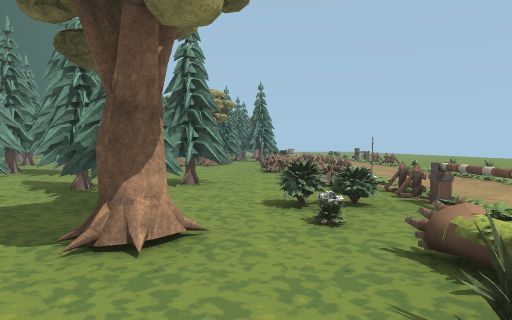
[1] (above)

23 first-person views from a walk through a 3-D level made in the Godot game engine. The camera is 1.3 m above the floor, tilts 2° down and sees 70° across. The floor is counted in squares, 2 m on a side. Each view is taken from the middle of a square. On the plan, view 1 faces up. The plan holds only what a view shows up to about 11 squares ahead; the rest is blank. The place goes on beyond the plan. Some surface patterns are stand-ins.

[2]
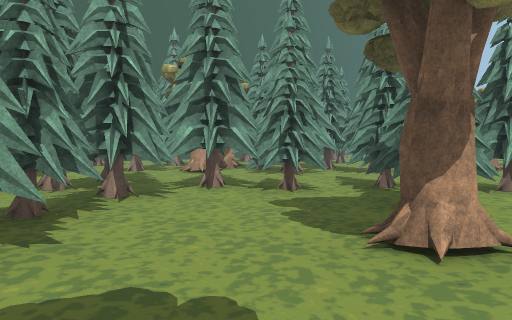

[3]
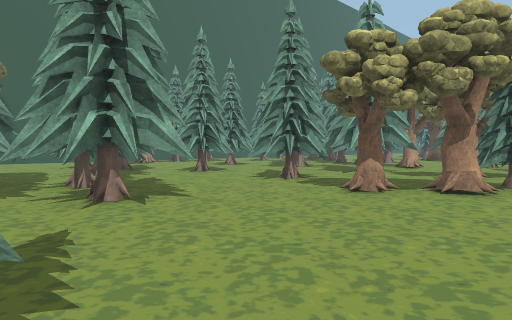

[4]
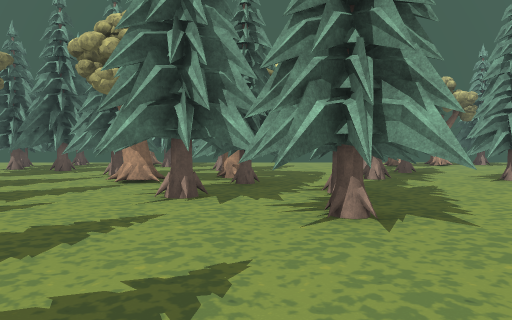

[5]
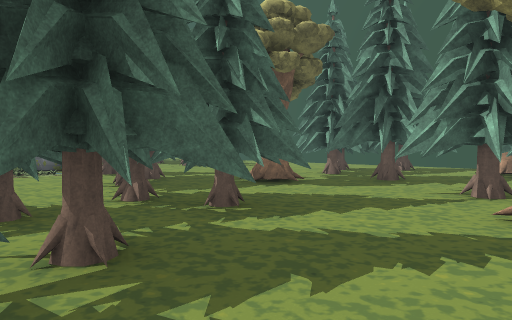

[6]
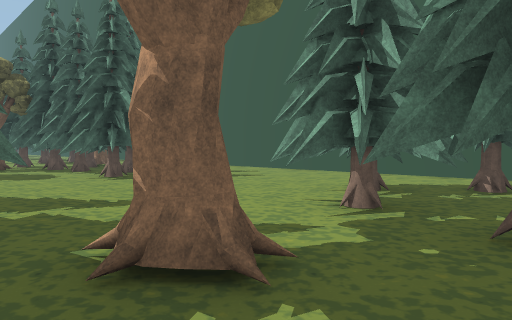

[7]
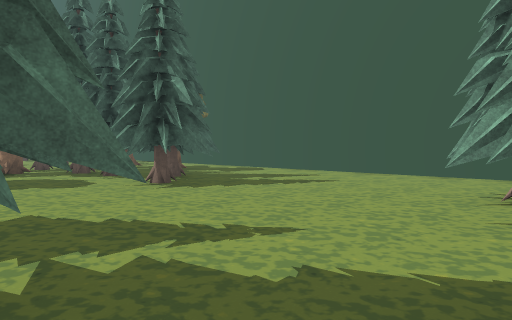

[8]
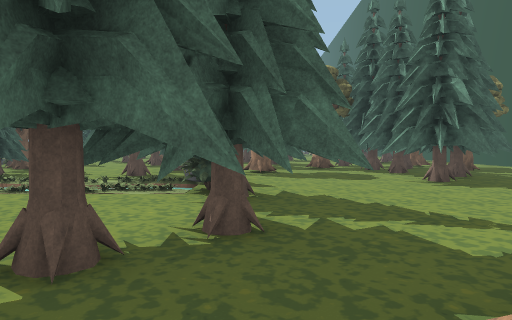

[9]
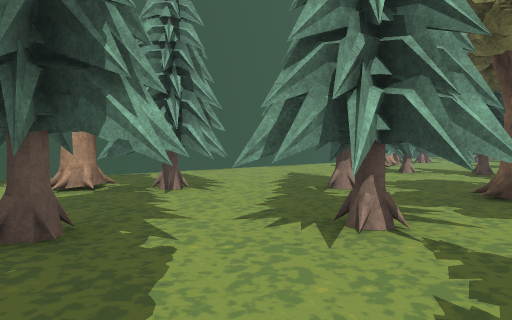

[10]
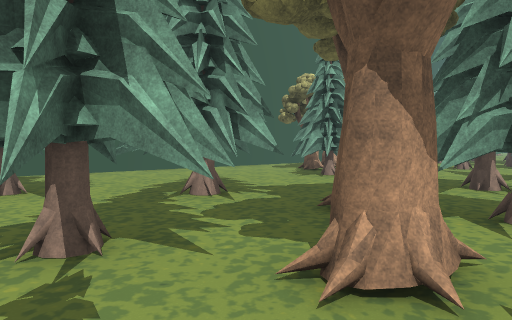

[11]
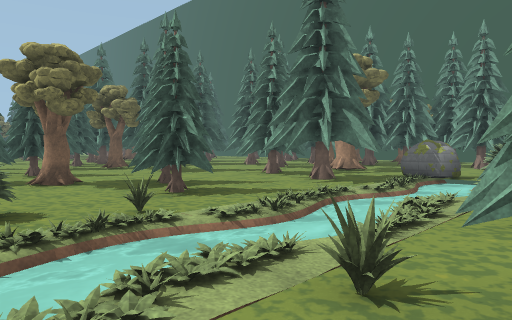

[12]
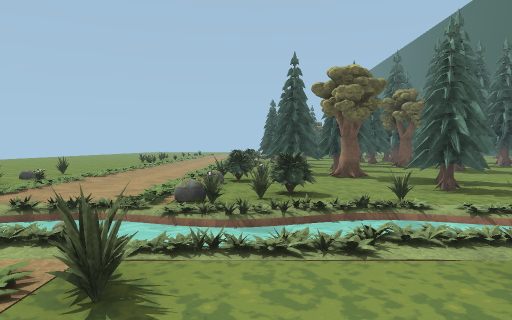

[13]
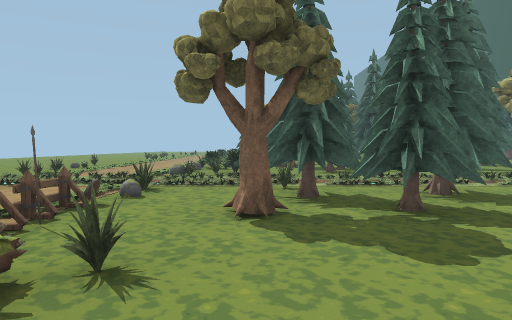

[14]
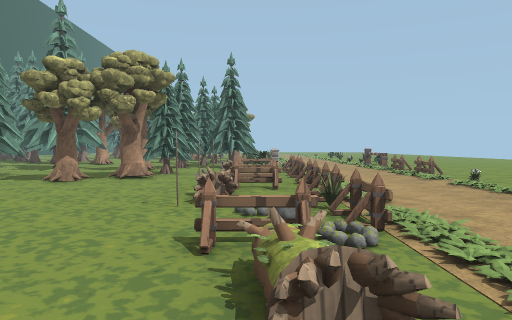

[15]
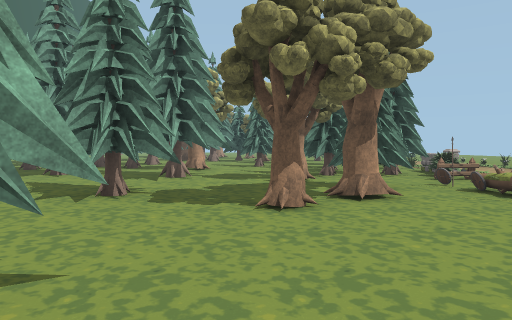

[16]
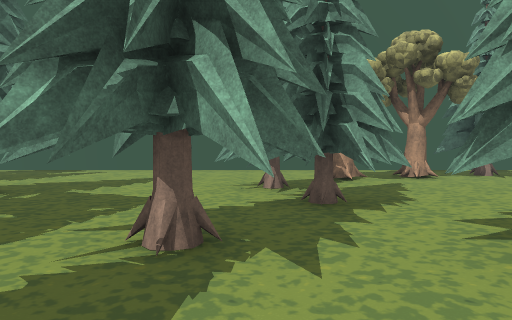

[17]
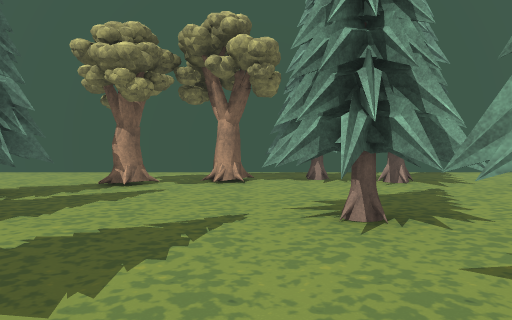

[18]
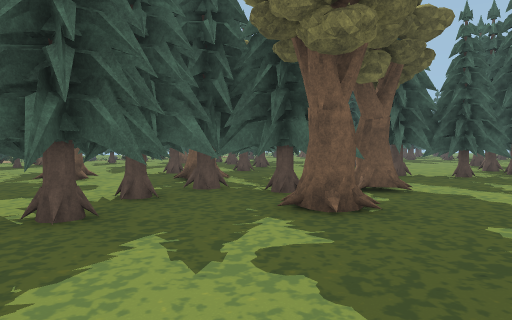

[19]
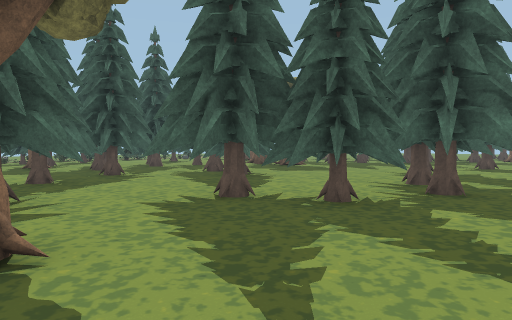

[20]
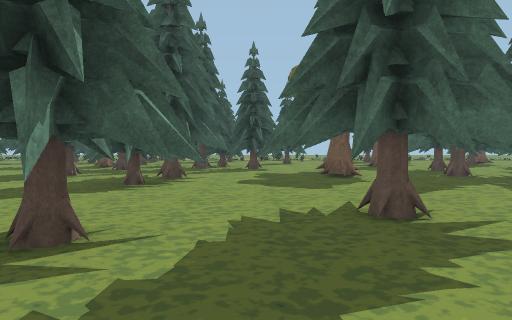

[21]
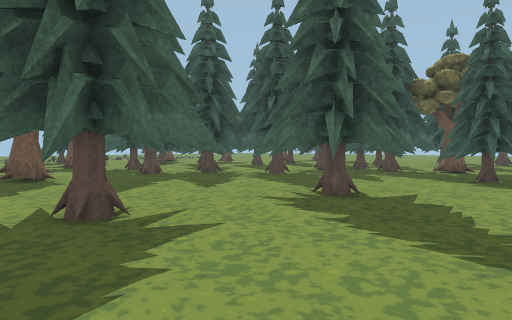

[22]
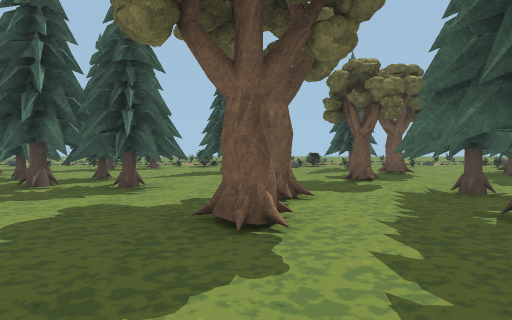

[23]
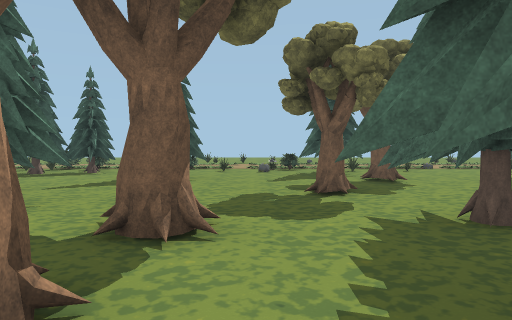

### Floor plan
Key: @ floor where view 1 was taken; # wall or solid block; x gap in a wall; . floor; / step, stairs or slope; = window, fence, low wall or low ledge; ~ water the walk can cross; B barricade; T pine tree; U bush; A barrier; R tree; C rock; S shield; O other object.
Columns run from 17 left of view 1 to 8 right of it. Each row starts with its distance up from view 1.
 16 #.TT..TT.TT.TT.TTTUO    ..
 15 #......T....TT.R..BO..B...
 14 #..R.....T..T...TS O..B..
 13 #...R...TTT.TT.RTS=B..B..
 12 #....TTT....T.R..#B.....
 11 #....TTTTT.......OBB...
 10 #.......TT.TT....O=B..=
  9 #.........TTTT...#=....=
  8 #.....T..TTTTT.....B...
  7 #....TTTRTTTT...T.B...
  6 #...TTT.TR.T..TTT.= ..
  5 #..TTT.TT.....TT...B..
  4 #..R..TTT...TTTTTUUA.
  3  ....TTT..TTT......A
  2   TT.TTT..TTTT..R.=
  1 #..TTTT.R.TTTT....=B
  0 #..TTT...TTT.TT..@.B
 -1 #........TTT..TTTR.S.
 -2 #........TT...TTTT....
 -3 #........TU... T#=.=..
 -4 #....T....U~~~~~~~~~~~~
 -5 #....TT...C.T .==#=...=
 -6 #...TT.....TTT.T#UU...=.
 -7  ...TTT....TT.TTT  .../..
 -8  ..RTTT..R.TT.TT. U... /.
 -9   ..TTTR.T.TT...R ==../..
-10  ...RTTRTTT.T ...TT ../=.
-11  .....TTTT..TT.TT =.../...
-12  ....T..TT.. T.TT   .. ...
-13  ...TT...TT. RTT.
-14   .TTT...TTTT.TT.
-15   TT...T.T.T TT..T#
-16   TTT..TTTTTTT..TTOO
-17   .TT....T..TTT..TT.
-18  ...T.......T.....
-19  ...TT.........TT..O
-20  ...TT...R.R....T.=.
-21  ...................
-22   .TT...TTTT.R...TU.
-23   ..T....TTTT....TT
-24   ......TTT ...R..x
-25   .T..TTTTOO..O...=

Where each view was taken, in squares from view 1:
view 1: 0 up, 0 right, facing up
view 2: 0 up, 0 right, facing up-left
view 3: 7 up, 0 right, facing up-left
view 4: 8 up, 1 left, facing left
view 5: 6 up, 4 left, facing down-left
view 6: 3 up, 8 left, facing down-left
view 7: 1 up, 8 left, facing down-left
view 8: 2 up, 8 left, facing down
view 9: 2 up, 8 left, facing up-left
view 10: 4 up, 7 left, facing up-left
view 11: 2 down, 1 right, facing down-left
view 12: 1 down, 1 right, facing down
view 13: 3 up, 0 right, facing down
view 14: 5 up, 1 right, facing up
view 15: 8 up, 3 left, facing up
view 16: 11 up, 6 left, facing left
view 17: 15 up, 7 left, facing left
view 18: 5 down, 16 left, facing down-right
view 19: 10 down, 16 left, facing down-right
view 20: 18 down, 16 left, facing right
view 21: 18 down, 16 left, facing down-right
view 22: 20 down, 11 left, facing right
view 23: 21 down, 9 left, facing right
